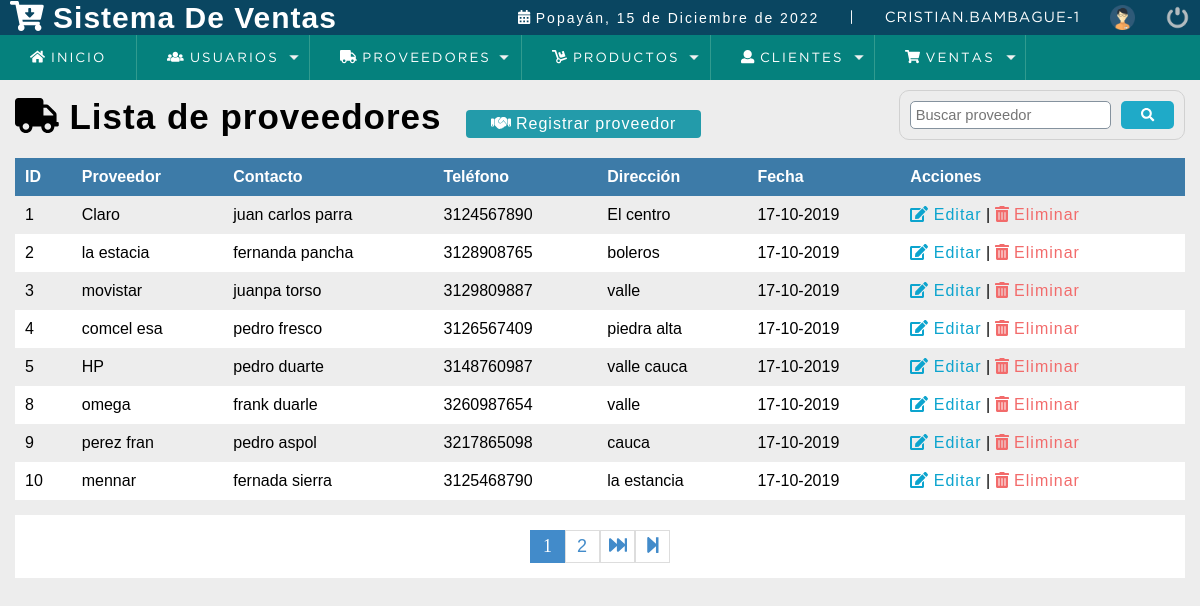
/sistema/lista_proveedores.php (signed in), run on the app's committed database.
### tables this page shows
CREATE TABLE `proveedor` (
  `codproveedor` int(11) NOT NULL,
  `proveedor` varchar(100) DEFAULT NULL,
  `contacto` varchar(100) DEFAULT NULL,
  `telefono` bigint(11) DEFAULT NULL,
  `direccion` text DEFAULT NULL,
  `date_add` datetime NOT NULL DEFAULT current_timestamp(),
  `usuario_id` int(11) NOT NULL,
  `estatus` int(11) NOT NULL DEFAULT 1
);

### sistema/lista_proveedores.php (the view, shortened to what this page needs)
<?php
	include "../conexion.php";
?>
<!DOCTYPE html>
<html lang="en">
<head>
	<?php include "includes/scripts.php";?>
</head>
<body>
	<?php include "includes/header.php";?>
	<section id="container">
		<h1><i class="fas fa-truck fa-1x"></i> Lista de proveedores</h1>
		<a href="registro_proveedor.php" class="btn_new"><i class="fas fa-handshake"></i> Registrar proveedor</a>
		<form action="buscar_proveedor.php" method="get" class="form_search">
			<input type="text" name="busqueda" id="buesqueda" placeholder="Buscar proveedor">
			<button type="submit" class="btn_search"><i class="fas fa-search"></i></button>
		</form>
		<table>
			<tr>
				<th>ID</th>
				<th>Proveedor</th>
				<th>Contacto</th>
				<th>Teléfono</th>
				<th>Dirección</th>
				<th>Fecha</th>
				<th>Acciones</th>
			</tr>
			<?php
				$sql_register = mysqli_query($obj_conexion,"SELECT COUNT(*) AS total_registro FROM proveedor WHERE estatus = 1");
				$result_register = mysqli_fetch_array($sql_register);
				$total_registro = $result_register['total_registro'];
				$por_pagina = 8;
				if (empty($_GET['pagina'])) {
					$pagina = 1;
				}else{
					$pagina = $_GET['pagina'];
				}
				$desde = ($pagina - 1) * $por_pagina;
				$total_paginas = ceil($total_registro/ $por_pagina);
				$query = mysqli_query($obj_conexion,"SELECT* FROM proveedor
													 WHERE estatus = 1 ORDER BY codproveedor LIMIT $desde,$por_pagina
					");
				$result = mysqli_num_rows($query);
				if ($result > 0 ) {
					while ($data = mysqli_fetch_array($query)) {
						$formato = 'Y-m-d H:i:s';
						$fecha = DateTime::createFromFormat($formato,$data ["date_add"]);
				?>
					<td><?php echo $data ["codproveedor"]; ?></td>
					<td><?php echo $data ["proveedor"]; ?></td>
					<td><?php echo $data ["contacto"]; ?></td>
					<td><?php echo $data ["telefono"]; ?></td>
					<td><?php echo $data ["direccion"]; ?></td>
					<td><?php echo $fecha->format('d-m-Y'); ?></td>
					<td>
		<a class="link_edit" href="editar_proveedor.php?id=<?php echo $data ["codproveedor"]; ?>"><i class="fas fa-edit"></i> Editar</a>
		|
		<a class="link_delete" href="eliminar_comfirmar_proveedor.php?id=<?php echo $data ["codproveedor"]; ?>"><i class="fas fa-trash-alt"></i> Eliminar</a>
					</td>
				<?php
					}
				}
				?>
		</table>
		<div class="paginador">
			<ul>
			<?php
				for ($i=1; $i <= $total_paginas; $i++) {
				if ($i == $pagina){
						echo '<li class="pageSelected">'.$i.'</li>';
					}else{
						echo '<li><a href="?pagina='.$i.'">'.$i.'</a></li>';
					}
				}
				if ($pagina != $total_paginas ) {
			 ?>
			<li><a href="?pagina=<?php echo $pagina + 1; ?>"><i class="fas fa-fast-forward"></i></a></li></a></li>
			<li><a href="?pagina=<?php echo $total_paginas; ?>"><i class="fas fa-step-forward"></i></a></li>
		<?php } ?>
			</ul>
		</div>
	</section>
</body>
</html>

### sistema/css/style.css (style rules this page uses)
* { margin: 0; padding: 0; box-sizing: border-box; }
body { background: #ededed; }
h1, h2, h3, h4, h5, h6 { font-family: 'arial'; font-weight: bold; letter-spacing: 1px; }
h1 { font-size: 30px; }
a { text-decoration: none; font-family: arial; letter-spacing: 1px; }
#container { padding: 90px 15px 15px; }
form { background: #FFF; margin: auto; padding: 20px 50px; border: 1px solid #d1d1d1; }
input,select { display: block; width: 100%; font-size: 11pt; padding: 5px; border: 1px solid #85929e; border-radius: 5px; }
#container h1 { font-size: 35px; display: inline-block; }
.btn_new { display: inline-block; background: #239baa; color: #FFF; padding: 5px 25px; border-radius: 4px; margin: 20px; }
table { border-collapse: collapse; font-size: 12pt; font-family: 'arial'; width: 100%; }
table th { text-align: left; padding: 10px; background: #3d7ba8; color: #FFF; }
table tr:nth-child(odd) { background: #FFF; }
table td { padding: 10px; }
.link_edit { color: #0ca4ce; }
.link_delete { color: #f26b6b; }
.paginador ul { padding: 15px; list-style: none; background: #FFF; margin-top: 15px; display: -webkit-flex; display: -moz-flex; display: -ms-flex; display: -o-flex; display: flex; justify-content: center; }
.paginador a , .pageSelected { color: #428bca; border: 1px solid #ddd; padding: 5px; display: inline-block; font-size: 18px; text-align: center; width: 35px; }
.pageSelected { color: #FFF; background: #428bca; border: 1px solid #428bca; }
.form_search { display: -webkit-flex; display: -moz-flex; display: -ms-flex; display: -o-flex; display: flex; float: right; background: initial; padding: 10px; border-radius: 10px; }
.form_search .btn_search { background: #1faac8; color: #FFF; padding: 0 20px; border: 0; cursor: pointer; margin-left: 10px; display: block; border-radius: 5px; }

### data on the page
proveedor: codproveedor "1", proveedor "Claro", contacto "juan carlos parra", telefono "3124567890", direccion "El centro", date_add "17-10-2019"
proveedor: codproveedor "2", proveedor "la estacia", contacto "fernanda pancha", telefono "3128908765", direccion "boleros", date_add "17-10-2019"
proveedor: codproveedor "3", proveedor "movistar", contacto "juanpa torso", telefono "3129809887", direccion "valle", date_add "17-10-2019"
proveedor: codproveedor "4", proveedor "comcel esa", contacto "pedro fresco", telefono "3126567409", direccion "piedra alta", date_add "17-10-2019"
proveedor: codproveedor "5", proveedor "HP", contacto "pedro duarte", telefono "3148760987", direccion "valle cauca", date_add "17-10-2019"
proveedor: codproveedor "8", proveedor "omega", contacto "frank duarle", telefono "3260987654", direccion "valle", date_add "17-10-2019"
proveedor: codproveedor "9", proveedor "perez fran", contacto "pedro aspol", telefono "3217865098", direccion "cauca", date_add "17-10-2019"
proveedor: codproveedor "10", proveedor "mennar", contacto "fernada sierra", telefono "3125468790", direccion "la estancia", date_add "17-10-2019"

### other printed values
fechaC() "15 de Diciembre de 2022"
$_SESSION['user'] "CRISTIAN.BAMBAGUE"
$_SESSION['idUser'] "1"
